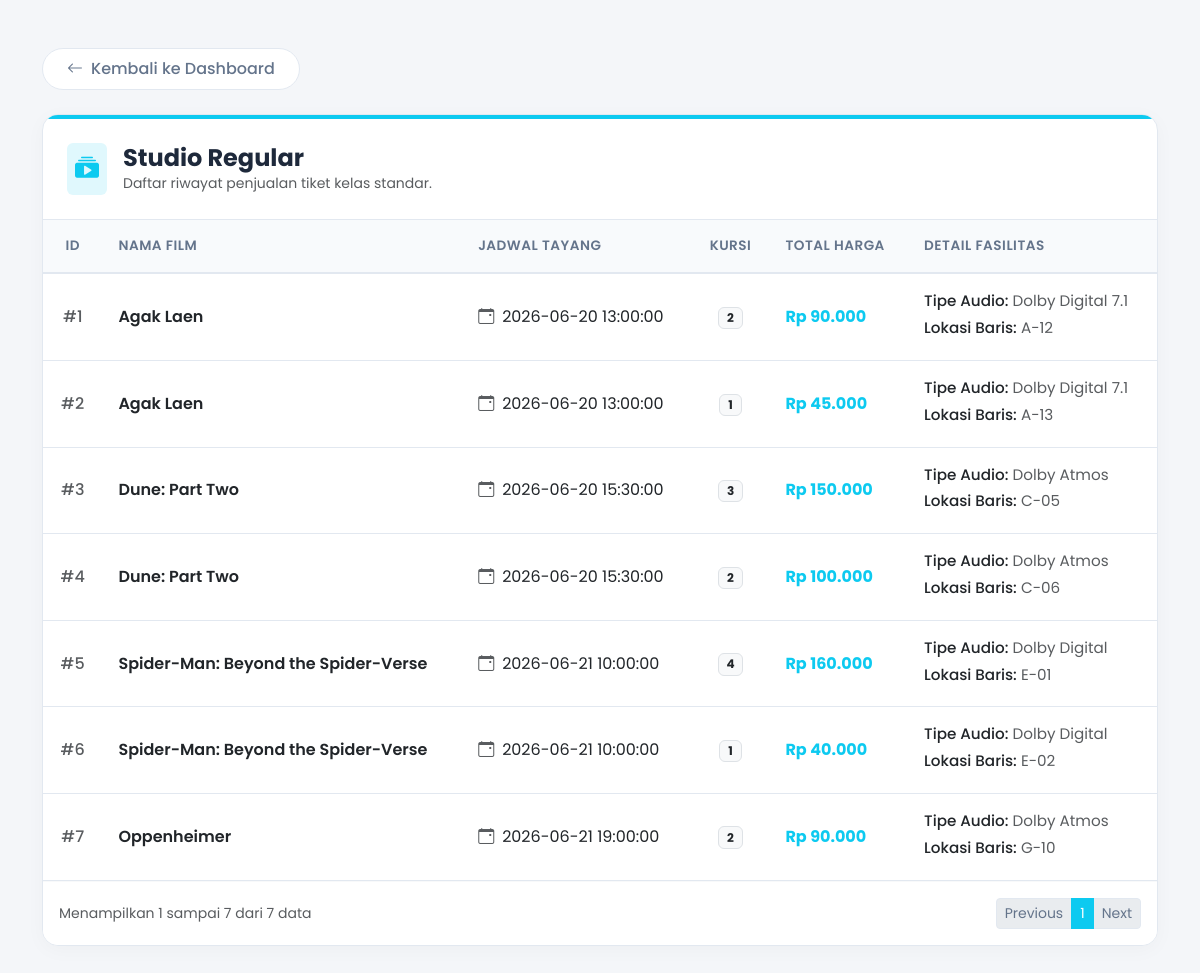
/views/regular.php, run on the app's committed database.
### tables this page shows
CREATE TABLE `tabel_tiket` (
  `id_tiket` int(11) NOT NULL AUTO_INCREMENT,
  `nama_film` varchar(255) NOT NULL,
  `jadwal_tayang` datetime NOT NULL,
  `jumlah_kursi` int(11) NOT NULL,
  `harga_dasar_tiket` int(11) NOT NULL,
  `jenis_studio` enum('Regular','IMAX','Velvet') NOT NULL,
  `tipe_audio` varchar(50) DEFAULT NULL,
  `lokasi_baris` varchar(10) DEFAULT NULL,
  `kacamata_3d_id` varchar(50) DEFAULT NULL,
  `efek_gerak_fitur` tinyint(1) DEFAULT NULL,
  `bantal_selimut_pack` tinyint(1) DEFAULT NULL,
  `layanan_butler` tinyint(1) DEFAULT NULL,
  PRIMARY KEY (`id_tiket`)
);

### models/tiket.php (called while the page is built, shortened)
<?php
abstract class Tiket {
    protected int $id_tiket;
    protected string $nama_film;
    protected string $jadwal_tayang;
    protected int $jumlah_kursi;
    protected static string $kategoriStudio = '';
    public function __construct(
        int $id_tiket,
        string $nama_film,
        string $jadwal_tayang,
        int $jumlah_kursi,
        int $hargaDasarTiket
    ) {
        $this->id_tiket = $id_tiket;
        $this->nama_film = $nama_film;
        $this->jadwal_tayang = $jadwal_tayang;
        $this->jumlah_kursi = $jumlah_kursi;
        $this->hargaDasarTiket = $hargaDasarTiket;
    }
    public function getIdTiket(): int {
        return $this->id_tiket;
    }
    public function getNamaFilm(): string {
        return $this->nama_film;
    }
    public function getJadwalTayang(): string {
        return $this->jadwal_tayang;
    }
    public function getJumlahKursi(): int {
        return $this->jumlah_kursi;
    }
    public static function ambilSemuaData(PDO $pdo): array {
        $kategori = static::$kategoriStudio;
        $stmt = $pdo->prepare("SELECT * FROM tabel_tiket WHERE jenis_studio = :kategori");
        $stmt->execute(['kategori' => $kategori]);
        $rows = $stmt->fetchAll();
        $result = [];
        foreach ($rows as $row) {
            $result[] = static::rakitObjek($row);
        }
        return $result;
    }
}
?>

### models/tiketRegular.php (called while the page is built, shortened)
<?php
require_once __DIR__ . '/tiket.php';
class TiketRegular extends Tiket {
    private string $tipeAudio;
    private string $lokasiBaris;
    public function __construct(
        int $id_tiket,
        string $nama_film,
        string $jadwal_tayang,
        int $jumlah_kursi,
        int $hargaDasarTiket,
        string $tipeAudio,
        string $lokasiBaris
    ) {
        $this->tipeAudio = $tipeAudio;
        $this->lokasiBaris = $lokasiBaris;
    }
    public function hitungTotalHarga(): int {
        return $this->jumlah_kursi * $this->hargaDasarTiket;
    }
    public function tampilkanInfoFasilitas(): array {
        return [
            'Tipe Audio' => $this->tipeAudio,
            'Lokasi Baris' => $this->lokasiBaris
        ];
    }
    protected static function rakitObjek(array $row): self {
        return new self(
            $row['id_tiket'],
            $row['nama_film'],
            $row['jadwal_tayang'],
            $row['jumlah_kursi'],
            $row['harga_dasar_tiket'],
            $row['tipe_audio'],
            $row['lokasi_baris']
        );
    }
}
?>

### views/regular.php (the view, shortened to what this page needs)
<?php
require_once '../models/tiketRegular.php';
$database = new Database();
$pdo = $database->getConnection();
$daftarTiket = TiketRegular::ambilSemuaData($pdo);
$perPage = 10;
$totalData = count($daftarTiket);
$totalPages = ceil($totalData / $perPage);
$page = isset($_GET['page']) ? (int)$_GET['page'] : 1;
$offset = ($page - 1) * $perPage;
$dataHalamanIni = array_slice($daftarTiket, $offset, $perPage);
?>
<!DOCTYPE html>
<html lang="id">
<head>
    <link href="https://cdn.jsdelivr.net/npm/bootstrap@5.3.0/dist/css/bootstrap.min.css" rel="stylesheet">
    <link href="https://cdn.jsdelivr.net/npm/bootstrap-icons@1.10.0/font/bootstrap-icons.css" rel="stylesheet">
</head>
<body>
<div class="container py-5 animate-fade">
    <div class="mb-4">
        <a href="../index.php" class="btn-back text-decoration-none d-inline-flex align-items-center">
            <i class="bi bi-arrow-left me-2"></i> Kembali ke Dashboard
        </a>
    </div>
    <div class="premium-card">
        <div class="card-header-custom d-flex align-items-center">
            <div class="p-2 rounded me-3" style="background-color: #e0f8fd; color: var(--accent-regular);">
                <i class="bi bi-collection-play-fill fs-4"></i>
            </div>
            <div>
                <h4 class="mb-0 fw-bold">Studio Regular</h4>
                <p class="text-muted mb-0 small">Daftar riwayat penjualan tiket kelas standar.</p>
            </div>
        </div>
        <div class="card-body p-0">
            <div class="table-responsive">
                <table class="table table-hover align-middle">
                    <thead>
                        <tr>
                            <th class="text-center">ID</th>
                            <th>Nama Film</th>
                            <th>Jadwal Tayang</th>
                            <th class="text-center">Kursi</th>
                            <th>Total Harga</th>
                            <th>Detail Fasilitas</th>
                        </tr>
                    </thead>
                    <tbody>
                        <?php if ($totalData > 0): ?>
                            <?php foreach ($dataHalamanIni as $tiket): ?>
                                <tr>
                                    <td class="text-center fw-medium text-muted">#<?= $tiket->getIdTiket(); ?></td>
                                    <td class="fw-semibold"><?= $tiket->getNamaFilm(); ?></td>
                                    <td><i class="bi bi-calendar-event me-2 text-muted"></i><?= $tiket->getJadwalTayang(); ?></td>
                                    <td class="text-center"><span class="badge bg-light text-dark border"><?= $tiket->getJumlahKursi(); ?></span></td>
                                    <td class="fw-bold" style="color: var(--accent-regular);">
                                        Rp <?= number_format($tiket->hitungTotalHarga(), 0, ',', '.'); ?>
                                    </td>
                                    <td>
                                        <ul class="list-unstyled mb-0 text-muted">
                                            <?php foreach ($tiket->tampilkanInfoFasilitas() as $kunci => $nilai): ?>
                                                <li><span class="fw-medium text-dark"><?= $kunci; ?>:</span> <?= $nilai; ?></li>
                                            <?php endforeach; ?>
                                        </ul>
                                    </td>
                                </tr>
                            <?php endforeach; ?>
                        <?php endif; ?>
                    </tbody>
                </table>
            </div>
            <?php if ($totalData > 0): ?>
            <div class="p-3 border-top border-light d-flex justify-content-between align-items-center bg-white">
                <span class="text-muted small">
                    Menampilkan <?= $offset + 1 ?> sampai <?= min($offset + $perPage, $totalData) ?> dari <?= $totalData ?> data
                </span>
                <nav aria-label="Page navigation">
                    <ul class="pagination pagination-sm mb-0">
                        <li class="page-item <?= ($page <= 1) ? 'disabled' : '' ?>">
                            <a class="page-link" href="?page=<?= $page - 1 ?>">Previous</a>
                        </li>
                        <?php for ($i = 1; $i <= $totalPages; $i++): ?>
                            <li class="page-item <?= ($i == $page) ? 'active' : '' ?>">
                                <a class="page-link" href="?page=<?= $i ?>"><?= $i ?></a>
                            </li>
                        <?php endfor; ?>
                        <li class="page-item <?= ($page >= $totalPages) ? 'disabled' : '' ?>">
                            <a class="page-link" href="?page=<?= $page + 1 ?>">Next</a>
                        </li>
                    </ul>
                </nav>
            </div>
            <?php endif; ?>
        </div>
    </div>
</div>
</body>
</html>

### views/regular.php (style rules this page uses)
:root { --bg-main: #f4f6f9; --card-bg: #ffffff; --text-dark: #1e293b; --text-muted: #64748b; --border-light: #e2e8f0; --accent-regular: #0dcaf0; }
body { font-family: 'Poppins', sans-serif; background-color: var(--bg-main); color: var(--text-dark); }
.animate-fade { animation: fadeIn 0.5s ease-out forwards; }
.premium-card { background-color: var(--card-bg); border: 1px solid var(--border-light); border-radius: 16px; box-shadow: 0 4px 20px rgba(0,0,0,0.03); overflow: hidden; }
.card-header-custom { background-color: transparent; border-bottom: 1px solid var(--border-light); padding: 1.5rem; border-top: 4px solid var(--accent-regular); }
.btn-back { background-color: #ffffff; color: var(--text-muted); border: 1px solid var(--border-light); border-radius: 50px; padding: 0.5rem 1.5rem; font-weight: 500; transition: all 0.3s; }
.table { margin-bottom: 0; color: var(--text-dark); }
.table > thead > tr > th { background-color: #f8fafc; color: var(--text-muted); font-weight: 600; text-transform: uppercase; font-size: 0.85rem; letter-spacing: 0.5px; border-bottom: 2px solid var(--border-light); padding: 1rem; }
.table > tbody > tr > td { padding: 1rem; vertical-align: middle; border-bottom: 1px solid var(--border-light); }
.list-unstyled li { margin-bottom: 0.25rem; font-size: 0.95rem; }
.pagination .page-link { color: var(--text-muted); border-color: var(--border-light); box-shadow: none; }
.pagination .page-item.active .page-link { background-color: var(--accent-regular); border-color: var(--accent-regular); color: #fff; }

### data on the page
tabel_tiket: id_tiket "1", nama_film "Agak Laen", jadwal_tayang "2026-06-20 13:00:00", jumlah_kursi "2", $tiket->hitungTotalHarga() "90.000", kunci "Tipe Audio", tipe_audio "Dolby Digital 7.1", kunci "Lokasi Baris", lokasi_baris "A-12"
tabel_tiket: id_tiket "2", nama_film "Agak Laen", jadwal_tayang "2026-06-20 13:00:00", jumlah_kursi "1", $tiket->hitungTotalHarga() "45.000", kunci "Tipe Audio", tipe_audio "Dolby Digital 7.1", kunci "Lokasi Baris", lokasi_baris "A-13"
tabel_tiket: id_tiket "3", nama_film "Dune: Part Two", jadwal_tayang "2026-06-20 15:30:00", jumlah_kursi "3", $tiket->hitungTotalHarga() "150.000", kunci "Tipe Audio", tipe_audio "Dolby Atmos", kunci "Lokasi Baris", lokasi_baris "C-05"
tabel_tiket: id_tiket "4", nama_film "Dune: Part Two", jadwal_tayang "2026-06-20 15:30:00", jumlah_kursi "2", $tiket->hitungTotalHarga() "100.000", kunci "Tipe Audio", tipe_audio "Dolby Atmos", kunci "Lokasi Baris", lokasi_baris "C-06"
tabel_tiket: id_tiket "5", nama_film "Spider-Man: Beyond the Spider-Verse", jadwal_tayang "2026-06-21 10:00:00", jumlah_kursi "4", $tiket->hitungTotalHarga() "160.000", kunci "Tipe Audio", tipe_audio "Dolby Digital", kunci "Lokasi Baris", lokasi_baris "E-01"
tabel_tiket: id_tiket "6", nama_film "Spider-Man: Beyond the Spider-Verse", jadwal_tayang "2026-06-21 10:00:00", jumlah_kursi "1", $tiket->hitungTotalHarga() "40.000", kunci "Tipe Audio", tipe_audio "Dolby Digital", kunci "Lokasi Baris", lokasi_baris "E-02"
tabel_tiket: id_tiket "7", nama_film "Oppenheimer", jadwal_tayang "2026-06-21 19:00:00", jumlah_kursi "2", $tiket->hitungTotalHarga() "90.000", kunci "Tipe Audio", tipe_audio "Dolby Atmos", kunci "Lokasi Baris", lokasi_baris "G-10"

### other printed values
$offset + 1 "1"
min($offset + $perPage, $totalData) "7"
$totalData "7"
